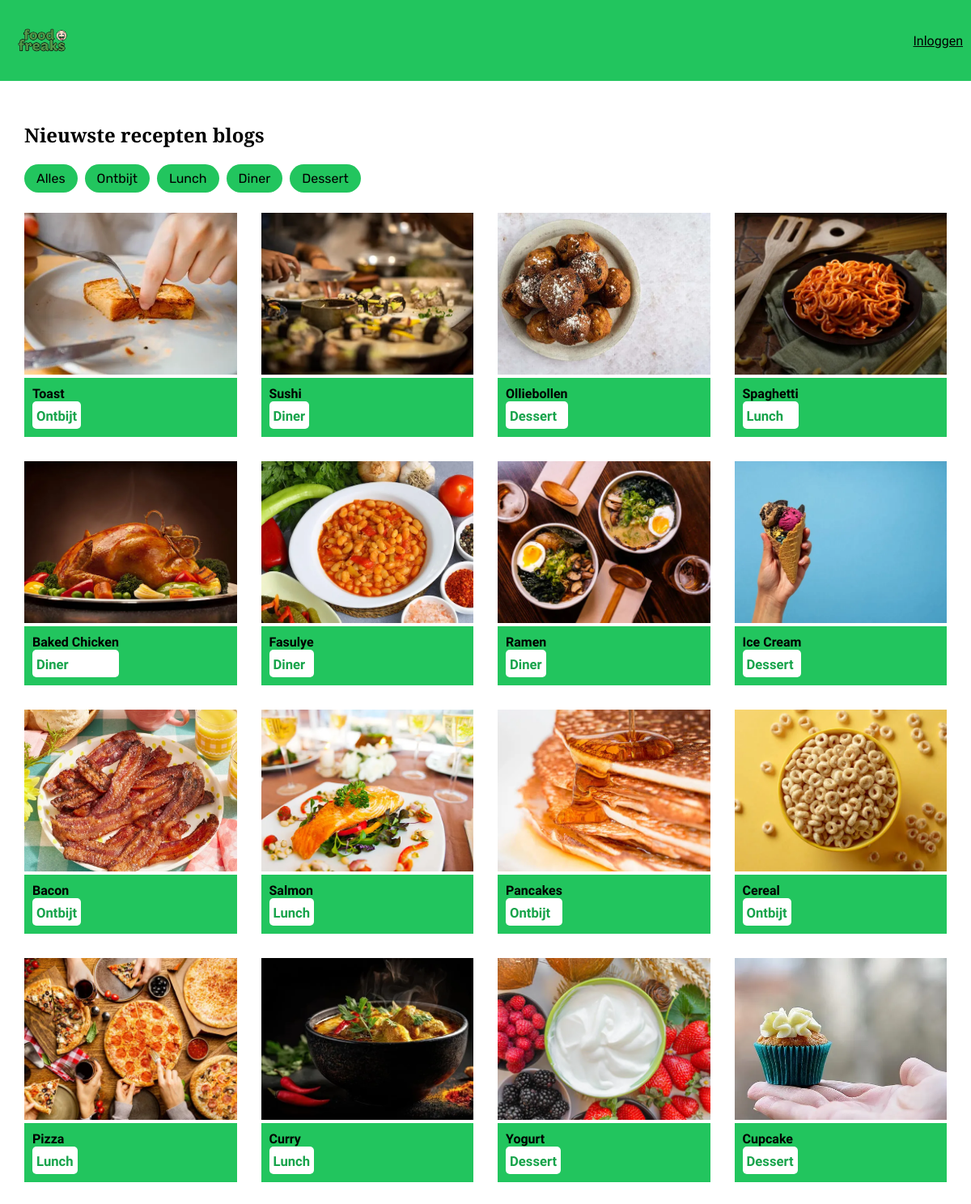
/include/recept.php, run on the app's committed database.
### tables this page shows
CREATE TABLE `categorie` (
  `id` int NOT NULL AUTO_INCREMENT,
  `naam` varchar(30) NOT NULL,
  PRIMARY KEY (`id`)
);

CREATE TABLE `demo_recept` (
  `id` int NOT NULL AUTO_INCREMENT,
  `gerecht` varchar(30) NOT NULL,
  `beschrijving` text,
  `instructie` text,
  `ingredienten` text,
  `foto` blob,
  `categorie_id` int DEFAULT NULL,
  PRIMARY KEY (`id`),
  KEY `categorie_id` (`categorie_id`),
  CONSTRAINT `demo_recept_ibfk_1` FOREIGN KEY (`categorie_id`) REFERENCES `categorie` (`id`)
);

### include/recept.php (called while the page is built, shortened)
<?php
require __DIR__ . '/../config.php';
try {
    $categorieen = $conn->query("SELECT * FROM categorie")->fetchAll();
    $query = "SELECT demo_recept.*, categorie.naam AS categorie
              FROM demo_recept
              LEFT JOIN categorie ON demo_recept.categorie_id = categorie.id";
    if (isset($_GET['categorie'])) {
        $query .= " WHERE demo_recept.categorie_id = :categorie";
        $stmt = $conn->prepare($query);
        $stmt->bindParam(':categorie', $_GET['categorie']);
    } else {
        $stmt = $conn->prepare($query);
    }
    $stmt->execute();
    $recepten = $stmt->fetchAll();
    include __DIR__ . '/../view/overzicht_view.php';
} catch (PDOException $e) {
    echo "<p>Fout!</p>";
    echo "<p>Foutmelding: " . $e->getMessage() . "</p>";
    exit;
}

### view/overzicht_view.php (the view, shortened to what this page needs)
<!doctype html>
<html lang="nl">
<head>
    <link href="../style.css" rel="stylesheet">
</head>
<body>
<header>
    <img src="../assets/logo.png" alt="Logo">
    <?php if (isset($_SESSION['gebruiker'])): ?>
        <span>Hoi <?= $_SESSION['gebruiker'] ?> | <a href="uitloggen.php"><u>Uitloggen</u></a></span>
    <?php else: ?>
        <a href="login.php"><u>Inloggen</u></a>
    <?php endif; ?>
</header>
<section class="inhoud">
    <h2>Nieuwste recepten blogs</h2>
    <div class="filters">
        <a href="recept.php" class="filter">Alles</a>
        <?php foreach ($categorieen as $cat): ?>
            <a href="recept.php?categorie=<?= $cat['id'] ?>" class="filter"><?= $cat['naam'] ?></a>
        <?php endforeach; ?>
    </div>
    <div class="recepten">
        <?php foreach ($recepten as $rij): ?>
            <div>
                <a href="../recept_details.php?id=<?= $rij['id'] ?>">
                    <img src="../assets/<?= $rij['foto'] ?>" class="foto">
                </a>
                <div class="balk">
                    <span>
                        <div class="gerecht-recept"><?= $rij['gerecht'] ?><br></div>
                        <div class="categorie-gerecht"><small><?= $rij['categorie'] ?></small></div>
                    </span>
                </div>
            </div>
        <?php endforeach; ?>
    </div>
</section>
</body>
</html>

### style.css (style rules this page uses)
body { margin: 0; font-family: Arial; min-height: 100vh; background-image: url(assets/food-background.jpg); background-size: cover; background-position: center; background-attachment: fixed; }
* { font-family: 'Lexend', sans-serif; }
h1, h2, h3 { font-family: 'Playfair Display', serif; }
.knop, .filter, .tabs a { font-family: 'Rubik', sans-serif; }
header { font-family: 'Pixelify Sans', sans-serif; }
a { color: black; text-decoration: none; }
header { display: flex; justify-content: space-between; align-items: center; background-color: #22c55e; padding: 10px; }
header img { height: 80px; }
.inhoud { padding: 30px; }
.recepten { display: grid; grid-template-columns: 1fr 1fr 1fr 1fr; gap: 30px; }
.foto { width: 100%; height: 200px; object-fit: cover; }
.balk { display: flex; justify-content: space-between; align-items: center; background-color: #22c55e; padding: 10px; font-weight: bold; }
.filters { margin-bottom: 20px; }
.filter { display: inline-block; background-color: #22c55e; padding: 8px 15px; margin-right: 5px; margin-bottom: 5px; border-radius: 20px; }
span .categorie-gerecht { background: white; color: #16a34a; font-size: 20px; padding: 5px; border-radius: 5px; }

### data on the page
categorie: naam "Ontbijt"
categorie: naam "Lunch"
categorie: naam "Diner"
categorie: naam "Dessert"
demo_recept: foto (picture), gerecht "Toast", categorie.naam "Ontbijt"
demo_recept: foto (picture), gerecht "Sushi", categorie.naam "Diner"
demo_recept: foto (picture), gerecht "Olliebollen", categorie.naam "Dessert"
demo_recept: foto (picture), gerecht "Spaghetti", categorie.naam "Lunch"
demo_recept: foto (picture), gerecht "Baked Chicken", categorie.naam "Diner"
demo_recept: foto (picture), gerecht "Fasulye", categorie.naam "Diner"
demo_recept: foto (picture), gerecht "Ramen", categorie.naam "Diner"
demo_recept: foto (picture), gerecht "Ice Cream", categorie.naam "Dessert"
demo_recept: foto (picture), gerecht "Bacon", categorie.naam "Ontbijt"
demo_recept: foto (picture), gerecht "Salmon", categorie.naam "Lunch"
demo_recept: foto (picture), gerecht "Pancakes", categorie.naam "Ontbijt"
demo_recept: foto (picture), gerecht "Cereal", categorie.naam "Ontbijt"
demo_recept: foto (picture), gerecht "Pizza", categorie.naam "Lunch"
demo_recept: foto (picture), gerecht "Curry", categorie.naam "Lunch"
demo_recept: foto (picture), gerecht "Yogurt", categorie.naam "Dessert"
demo_recept: foto (picture), gerecht "Cupcake", categorie.naam "Dessert"
